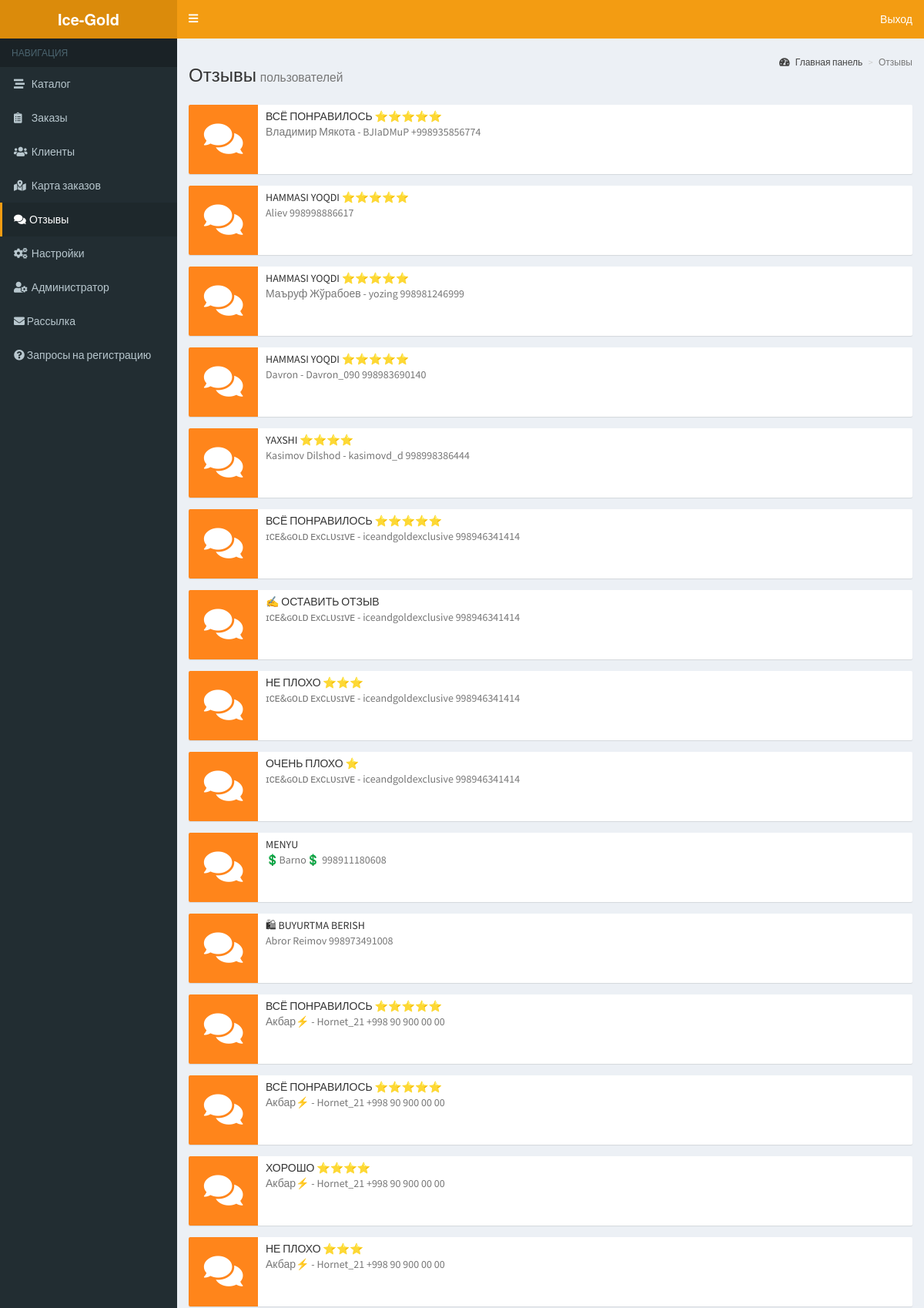
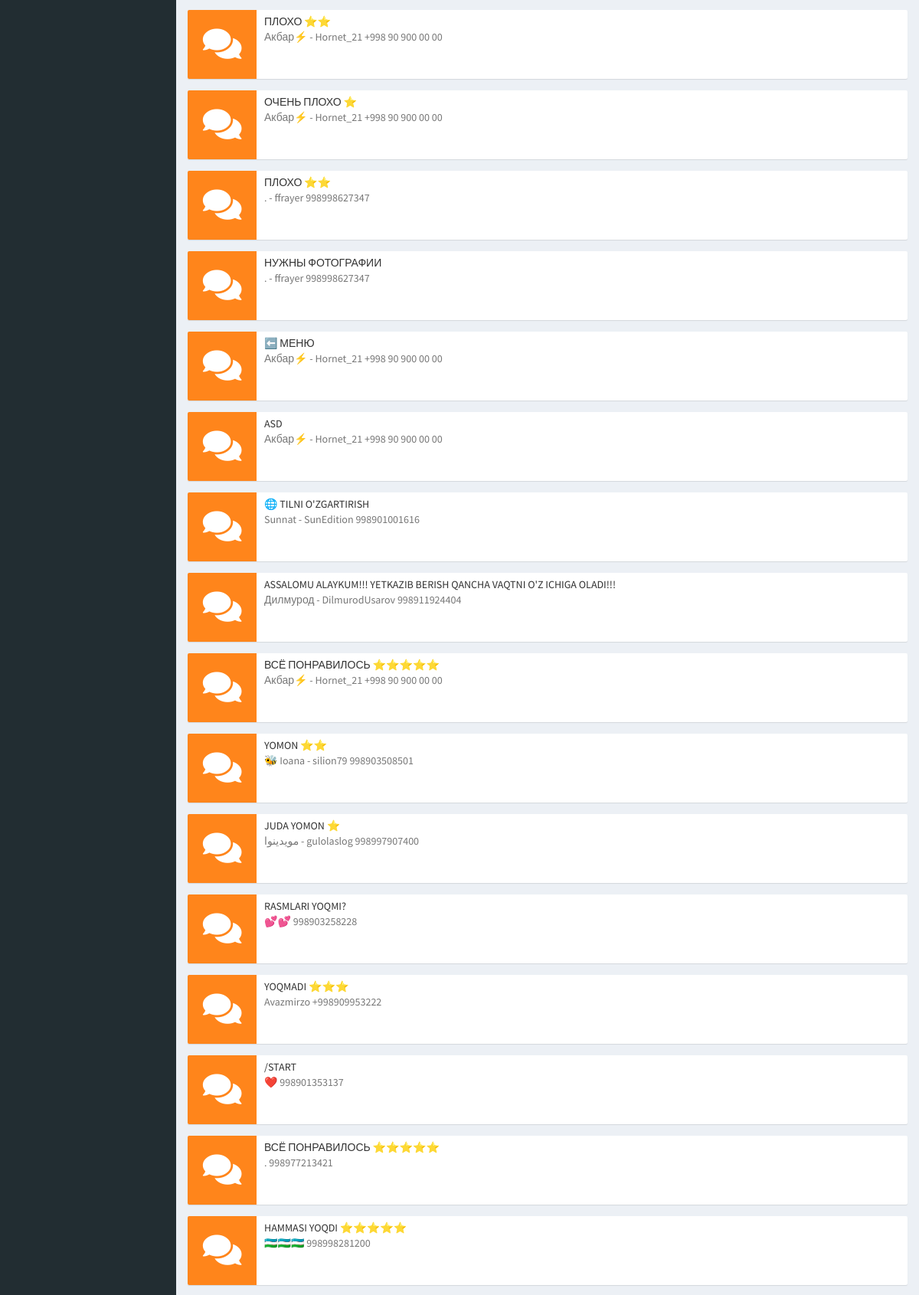
/comments (signed in, upper part), run on the app's committed database (2 pictures, top to bottom).
### application/core/models.py (models this page shows, shortened)
class Comment(db.Model):
    __tablename__ = 'comments'
    id = db.Column(db.Integer, primary_key=True)
    text = db.Column(db.String(100))
    user_id = db.Column(db.Integer, db.ForeignKey('users.id', ondelete='SET NULL'))
    username = db.Column(db.String(100))

class User(db.Model):
    __tablename__ = 'users'
    id = db.Column(db.Integer, primary_key=True)
    full_user_name = db.Column(db.String(100))
    username = db.Column(db.String(100))
    phone_number = db.Column(db.String(15))
    language = db.Column(db.String(5))
    token = db.Column(db.String(50))
    confirmed = db.Column(db.Boolean)
    telegram_id = db.Column(db.Integer)
    registration_date = db.Column(db.DateTime)
    cart = db.relationship('CartItem', lazy='dynamic', backref='user', cascade='all, delete-orphan')
    orders = db.relationship('Order', lazy='dynamic', backref='customer', cascade='all, delete-orphan')
    comments = db.relationship('Comment', lazy='dynamic', backref='author')

### application/admin/comments.py (the view)
@bp.route('/comments')
@login_required
def comments():
    user_comments = commentservice.get_all_comments()
    return render_template('admin/comments.html', comments=user_comments, title="Отзывы", area='comments')

### application/admin/__init__.py (called while the page is built)
@bp.context_processor
def view_context_processor():
    return {
        'year': datetime.now().year
    }

### application/core/commentservice.py (called while the page is built)
def get_all_comments():
    return Comment.query.all()

### application/core/models.py (called while the page is built)
@login.user_loader
def load_user(user_id):
    return UserAdmin.query.get(int(user_id))

### application/templates/admin/comments.html
{% extends 'layouts/admin.html' %}
{% block header %}Отзывы{% endblock %}
{% block description %}пользователей{% endblock %}
{% block breadcrumbs %}
    <li class="active">Отзывы</li>
{% endblock %}
{% block content %}
    <div class="row">
        {% for comment in comments %}
            <div class="col-xs-12">
                <div class="info-box">
                    <span class="info-box-icon bg-orange"><i class="fa fas fa-comments"></i></span>
                    <div class="info-box-content">
                        <span class="info-box-text">{{ comment.text }}</span>
                        <span class="info-box-user text-muted">
                            {{ comment.username }}{% if comment.author.username %} - {{ comment.author.username }}{% endif %}{% if comment.author.phone_number %} {{ comment.author.phone_number }}{% endif %}
                        </span>
                    </div>
                </div>
            </div>
        {% endfor %}
    </div>
{% endblock %}

### data on the page
Comment: text "ВСЁ ПОНРАВИЛОСЬ ⭐️⭐️⭐️⭐️⭐️", username "Владимир Мякота", author.username "BJIaDMuP", author.phone_number "+998935856774"
Comment: text "HAMMASI YOQDI ⭐️⭐️⭐️⭐️⭐️", username "Aliev", author.phone_number "998998886617"
Comment: text "HAMMASI YOQDI ⭐️⭐️⭐️⭐️⭐️", username "Маъруф Жўрабоев", author.username "yozing", author.phone_number "998981246999"
Comment: text "HAMMASI YOQDI ⭐️⭐️⭐️⭐️⭐️", username "Davron", author.username "Davron_090", author.phone_number "998983690140"
Comment: text "YAXSHI ⭐️⭐️⭐️⭐️", username "Kasimov Dilshod", author.username "kasimovd_d", author.phone_number "998998386444"
Comment: text "ВСЁ ПОНРАВИЛОСЬ ⭐️⭐️⭐️⭐️⭐️", username "ɪᴄᴇ&ɢᴏʟᴅ ᴇxᴄʟᴜsɪᴠᴇ", author.username "iceandgoldexclusive", author.phone_number "998946341414"
Comment: text "✍️ ОСТАВИТЬ ОТЗЫВ", username "ɪᴄᴇ&ɢᴏʟᴅ ᴇxᴄʟᴜsɪᴠᴇ", author.username "iceandgoldexclusive", author.phone_number "998946341414"
Comment: text "НЕ ПЛОХО ⭐️⭐️⭐️", username "ɪᴄᴇ&ɢᴏʟᴅ ᴇxᴄʟᴜsɪᴠᴇ", author.username "iceandgoldexclusive", author.phone_number "998946341414"
Comment: text "ОЧЕНЬ ПЛОХО ⭐️", username "ɪᴄᴇ&ɢᴏʟᴅ ᴇxᴄʟᴜsɪᴠᴇ", author.username "iceandgoldexclusive", author.phone_number "998946341414"
Comment: text "MENYU", username "💲Barno💲", author.phone_number "998911180608"
Comment: text "🛍 BUYURTMA BERISH", username "Abror Reimov", author.phone_number "998973491008"
Comment: text "ВСЁ ПОНРАВИЛОСЬ ⭐️⭐️⭐️⭐️⭐️", username "Акбар⚡", author.username "Hornet_21", author.phone_number "+998 90 900 00 00"
Comment: text "ВСЁ ПОНРАВИЛОСЬ ⭐️⭐️⭐️⭐️⭐️", username "Акбар⚡", author.username "Hornet_21", author.phone_number "+998 90 900 00 00"
Comment: text "ХОРОШО ⭐️⭐️⭐️⭐️", username "Акбар⚡", author.username "Hornet_21", author.phone_number "+998 90 900 00 00"
Comment: text "НЕ ПЛОХО ⭐️⭐️⭐️", username "Акбар⚡", author.username "Hornet_21", author.phone_number "+998 90 900 00 00"
Comment: text "ПЛОХО ⭐️⭐️", username "Акбар⚡", author.username "Hornet_21", author.phone_number "+998 90 900 00 00"
Comment: text "ОЧЕНЬ ПЛОХО ⭐️", username "Акбар⚡", author.username "Hornet_21", author.phone_number "+998 90 900 00 00"
Comment: text "ПЛОХО ⭐️⭐️", username ".", author.username "ffrayer", author.phone_number "998998627347"
Comment: text "НУЖНЫ ФОТОГРАФИИ", username ".", author.username "ffrayer", author.phone_number "998998627347"
Comment: text "⬅️ МЕНЮ", username "Акбар⚡", author.username "Hornet_21", author.phone_number "+998 90 900 00 00"
Comment: text "ASD", username "Акбар⚡", author.username "Hornet_21", author.phone_number "+998 90 900 00 00"
Comment: text "🌐 TILNI O'ZGARTIRISH", username "Sunnat", author.username "SunEdition", author.phone_number "998901001616"
Comment: text "ASSALOMU ALAYKUM!!! YETKAZIB BERISH QANCHA VAQTNI O'Z ICHIGA OLADI!!!", username "Дилмурод", author.username "DilmurodUsarov", author.phone_number "998911924404"
Comment: text "ВСЁ ПОНРАВИЛОСЬ ⭐️⭐️⭐️⭐️⭐️", username "Акбар⚡", author.username "Hornet_21", author.phone_number "+998 90 900 00 00"
Comment: text "YOMON ⭐️⭐️", username "🐝 Ioana", author.username "silion79", author.phone_number "998903508501"
Comment: text "JUDA YOMON ⭐️", username "مويدينوا", author.username "gulolaslog", author.phone_number "998997907400"
Comment: text "RASMLARI YOQMI?", username "💕💕", author.phone_number "998903258228"
Comment: text "YOQMADI ⭐️⭐️⭐️", username "Avazmirzo", author.phone_number "+998909953222"
Comment: text "/START", username "❤️", author.phone_number "998901353137"
Comment: text "ВСЁ ПОНРАВИЛОСЬ ⭐️⭐️⭐️⭐️⭐️", username ".", author.phone_number "998977213421"
Comment: text "HAMMASI YOQDI ⭐️⭐️⭐️⭐️⭐️", username "🇺🇿🇺🇿🇺🇿", author.phone_number "998998281200"
